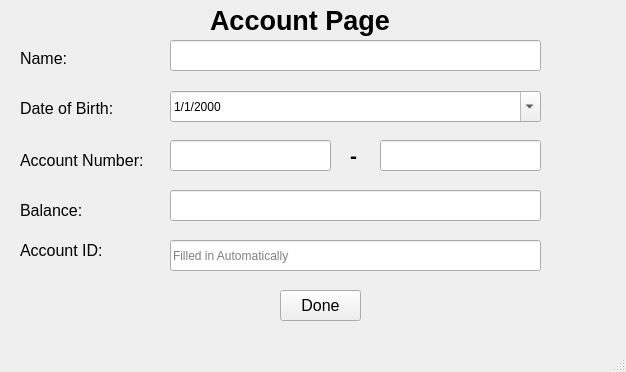
<?xml version="1.0" encoding="UTF-8"?>
<ui version="4.0">
 <class>MainWindow</class>
 <widget class="QMainWindow" name="MainWindow">
  <property name="geometry">
   <rect>
    <x>0</x>
    <y>0</y>
    <width>626</width>
    <height>372</height>
   </rect>
  </property>
  <property name="windowTitle">
   <string>MainWindow</string>
  </property>
  <widget class="QWidget" name="centralwidget">
   <widget class="QLabel" name="label">
    <property name="geometry">
     <rect>
      <x>210</x>
      <y>0</y>
      <width>191</width>
      <height>41</height>
     </rect>
    </property>
    <property name="font">
     <font>
      <pointsize>20</pointsize>
      <weight>75</weight>
      <bold>true</bold>
     </font>
    </property>
    <property name="text">
     <string>Account Page</string>
    </property>
   </widget>
   <widget class="QLabel" name="name">
    <property name="geometry">
     <rect>
      <x>20</x>
      <y>50</y>
      <width>61</width>
      <height>16</height>
     </rect>
    </property>
    <property name="font">
     <font>
      <pointsize>12</pointsize>
     </font>
    </property>
    <property name="text">
     <string>Name:</string>
    </property>
   </widget>
   <widget class="QLineEdit" name="namefield">
    <property name="geometry">
     <rect>
      <x>170</x>
      <y>40</y>
      <width>371</width>
      <height>31</height>
     </rect>
    </property>
   </widget>
   <widget class="QLabel" name="dob">
    <property name="geometry">
     <rect>
      <x>20</x>
      <y>100</y>
      <width>101</width>
      <height>16</height>
     </rect>
    </property>
    <property name="font">
     <font>
      <pointsize>12</pointsize>
     </font>
    </property>
    <property name="text">
     <string>Date of Birth:</string>
    </property>
   </widget>
   <widget class="QLabel" name="AccountNumber">
    <property name="geometry">
     <rect>
      <x>20</x>
      <y>150</y>
      <width>131</width>
      <height>21</height>
     </rect>
    </property>
    <property name="font">
     <font>
      <pointsize>12</pointsize>
     </font>
    </property>
    <property name="text">
     <string>Account Number:</string>
    </property>
   </widget>
   <widget class="QLineEdit" name="accnumfield1">
    <property name="geometry">
     <rect>
      <x>170</x>
      <y>140</y>
      <width>161</width>
      <height>31</height>
     </rect>
    </property>
    <property name="layoutDirection">
     <enum>Qt::LeftToRight</enum>
    </property>
    <property name="inputMask">
     <string>00000009</string>
    </property>
    <property name="maxLength">
     <number>8</number>
    </property>
    <property name="cursorPosition">
     <number>8</number>
    </property>
   </widget>
   <widget class="QLineEdit" name="accnumfield2">
    <property name="geometry">
     <rect>
      <x>380</x>
      <y>140</y>
      <width>161</width>
      <height>31</height>
     </rect>
    </property>
    <property name="inputMask">
     <string>00000009</string>
    </property>
    <property name="maxLength">
     <number>8</number>
    </property>
   </widget>
   <widget class="QLabel" name="label_5">
    <property name="geometry">
     <rect>
      <x>350</x>
      <y>140</y>
      <width>31</width>
      <height>31</height>
     </rect>
    </property>
    <property name="font">
     <font>
      <pointsize>16</pointsize>
      <weight>75</weight>
      <bold>true</bold>
     </font>
    </property>
    <property name="text">
     <string>-</string>
    </property>
   </widget>
   <widget class="QLabel" name="Balance">
    <property name="geometry">
     <rect>
      <x>20</x>
      <y>200</y>
      <width>81</width>
      <height>21</height>
     </rect>
    </property>
    <property name="font">
     <font>
      <pointsize>12</pointsize>
     </font>
    </property>
    <property name="text">
     <string>Balance:</string>
    </property>
   </widget>
   <widget class="QLineEdit" name="balancefield">
    <property name="geometry">
     <rect>
      <x>170</x>
      <y>190</y>
      <width>371</width>
      <height>31</height>
     </rect>
    </property>
    <property name="inputMask">
     <string>0000000009</string>
    </property>
   </widget>
   <widget class="QPushButton" name="btnDone">
    <property name="geometry">
     <rect>
      <x>280</x>
      <y>290</y>
      <width>81</width>
      <height>31</height>
     </rect>
    </property>
    <property name="font">
     <font>
      <pointsize>12</pointsize>
     </font>
    </property>
    <property name="text">
     <string>Done</string>
    </property>
   </widget>
   <widget class="QLineEdit" name="account_id_field">
    <property name="geometry">
     <rect>
      <x>170</x>
      <y>240</y>
      <width>371</width>
      <height>31</height>
     </rect>
    </property>
    <property name="text">
     <string/>
    </property>
    <property name="readOnly">
     <bool>true</bool>
    </property>
    <property name="placeholderText">
     <string>Filled in Automatically</string>
    </property>
   </widget>
   <widget class="QLabel" name="acc_id">
    <property name="geometry">
     <rect>
      <x>20</x>
      <y>240</y>
      <width>91</width>
      <height>21</height>
     </rect>
    </property>
    <property name="font">
     <font>
      <pointsize>12</pointsize>
     </font>
    </property>
    <property name="text">
     <string>Account ID:</string>
    </property>
   </widget>
   <widget class="QDateEdit" name="dateEdit">
    <property name="geometry">
     <rect>
      <x>170</x>
      <y>91</y>
      <width>371</width>
      <height>31</height>
     </rect>
    </property>
    <property name="displayFormat">
     <string>M/d/yyyy</string>
    </property>
    <property name="calendarPopup">
     <bool>true</bool>
    </property>
    <property name="date">
     <date>
      <year>2000</year>
      <month>1</month>
      <day>1</day>
     </date>
    </property>
   </widget>
  </widget>
  <widget class="QMenuBar" name="menubar">
   <property name="geometry">
    <rect>
     <x>0</x>
     <y>0</y>
     <width>626</width>
     <height>21</height>
    </rect>
   </property>
  </widget>
  <widget class="QStatusBar" name="statusbar"/>
 </widget>
 <resources/>
 <connections/>
</ui>
